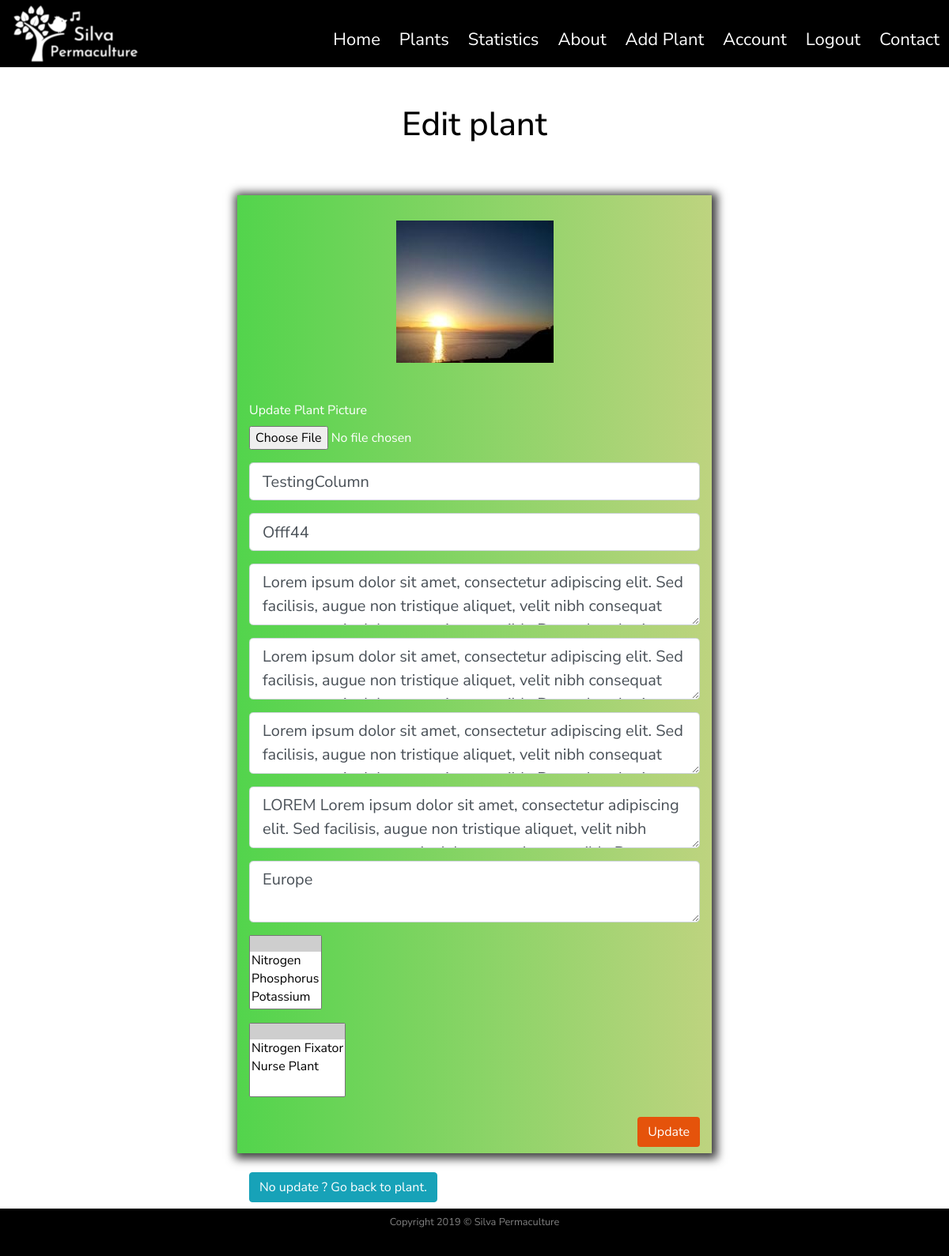
The page /plants/6/edit (signed in) on the database as committed earlier.
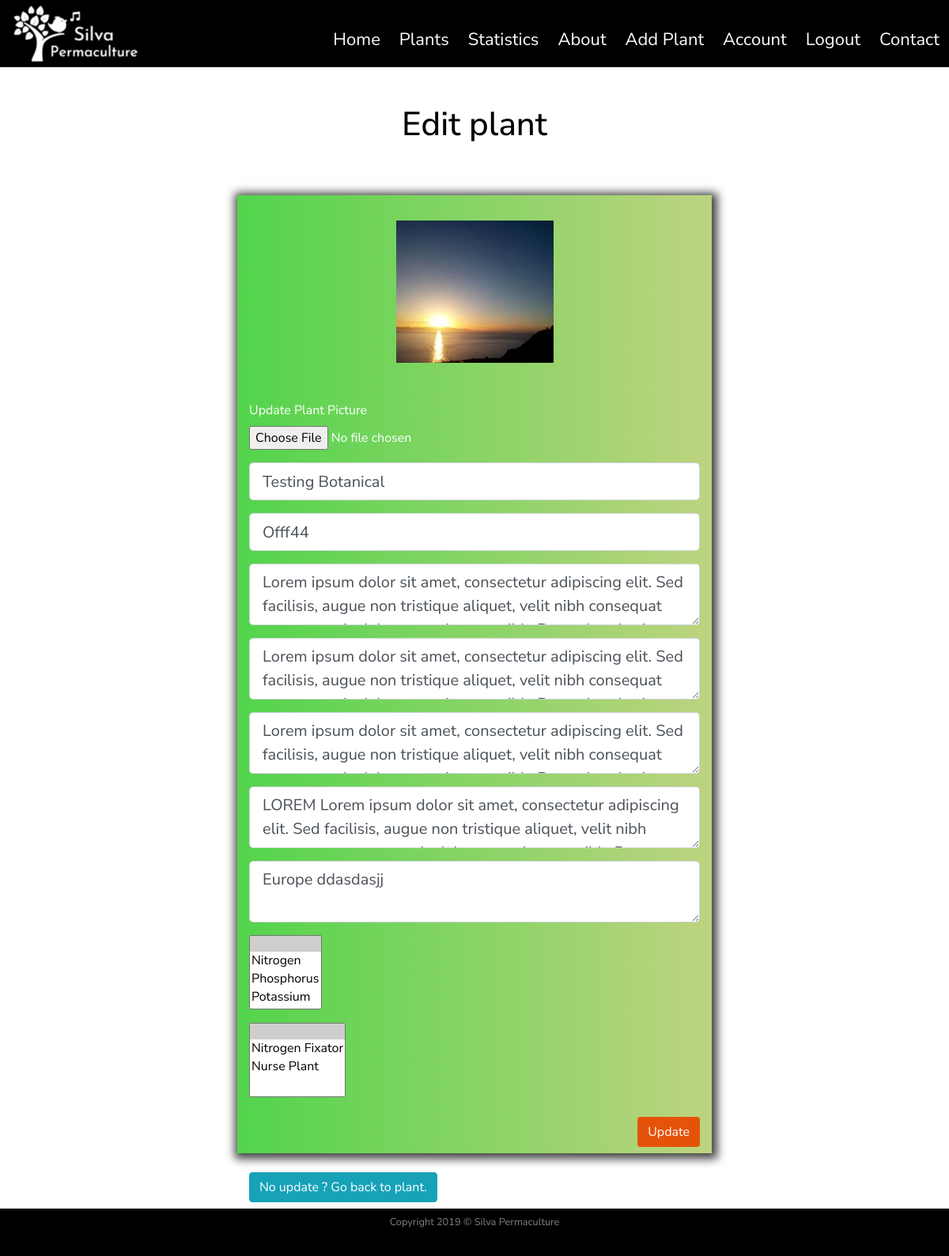
The same page on the database as committed later.
### silvapermaculture/models.py (models this page shows, shortened)
class SearchitMixin(object):
    @classmethod
    def search(cls, expression, page, per_page):
        ids, total = search_index(cls.__tablename__, expression, page, per_page)
        if total == 0:
            return cls.query.filter_by(id=0), 0
        when = []
        for i in range(len(ids)):
            when.append((ids[i],i))
        return cls.query.filter(cls.id.in_(ids)).order_by(
            db.case(when, value=cls.id)), total

class Plants(SearchitMixin, db.Model):
    __searchit__ = ['common_name', 'botanical_name', 'medicinal', 'region']
    id = db.Column(db.Integer, primary_key=True)
    common_name = db.Column(db.String(40), nullable=False)
    botanical_name = db.Column(db.String(80), unique=True, nullable=False)
    short_description = db.Column(db.Text, nullable=False)
    medicinal = db.Column(db.Text, nullable=False)
    other_uses = db.Column(db.Text, nullable=False)
    habitats = db.Column(db.Text, nullable=False)
    region = db.Column(db.Text, nullable=False)
    image_file = db.Column(db.String(20), default='default_plant_pic.jpg')
    date_added = db.Column(db.DateTime, nullable=False, default=datetime.utcnow)
    user_id = db.Column(db.Integer, db.ForeignKey('user.id'), nullable=False)
    dna = db.relationship('DNA', secondary = plants_dna_table)  # Dynamic_Nutrient_Accumulated
    nfn = db.relationship('NFN', secondary = plants_nfn_table)  # Nitrogen_Fixers_Nursing

### silvapermaculture/routes.py (the view)
@app.route("/plants/<int:plant_id>/edit", methods=['GET', 'POST'])
@login_required# User must be logged in to create a new plant
def update_plant(plant_id):
    plant = Plants.query.get_or_404(plant_id)
    if plant.author != current_user:
        abort(403)
    form = UpdatePlantForm()
    if form.validate_on_submit():
        if form.plantPic.data:
            picture_file = save_plant_picture(form.plantPic.data)
            plant.image_file = picture_file
        plant.common_name = form.common_name.data
        plant.botanical_name = form.botanical_name.data
        plant.short_description = form.short_description.data
        plant.medicinal = form.medicinal.data
        plant.habitats = form.habitats.data
        plant.other_uses = form.other_uses.data
        plant.region = form.region.data
        plant.dna = form.dna.data
        plant.nfn = form.nfn.data
        db.session.commit()
        flash(f'You have successfully updated the plant !', 'success')
        return redirect(url_for('plant', plant_id=plant.id))
    elif request.method == 'GET':
        form.common_name.data = plant.common_name
        form.botanical_name.data = plant.botanical_name
        form.short_description.data = plant.short_description
        form.medicinal.data = plant.medicinal
        form.habitats.data = plant.habitats
        form.other_uses.data = plant.other_uses
        form.region.data = plant.region
        form.dna.data = plant.dna
        form.nfn.data = plant.nfn
    back_to_plant = url_for('plant', plant_id=plant.id)
    image_file = url_for('static', filename='img/plants/' + plant.image_file)
    return render_template('update_plant.html', title='Update plant', image_file=image_file,
                           form=form, return_to_page=back_to_plant)

### silvapermaculture/forms.py (called while the page is built)
def enabled_dna():
    return DNA.query

def enabled_nfn():
    return NFN.query

### silvapermaculture/models.py (called while the page is built)
@login_manager.user_loader
def load_user(user_id):
    return User.query.get(int(user_id))

### silvapermaculture/templates/update_plant.html (shortened to what the changed rows need)
{% extends "layout.html" %}
    {% block content %}
        <div class="row my-3">
            <div class="col-12">
                <h1 class="text-center my-4 py-2" id="headingOther">Edit plant </h1>
            </div>
        </div>
        <div class="row">
            <div class="col-12 col-lg-6 mx-auto my-3" id="login">
                    <form id="registration" class="my-4" method="POST" action="" enctype="multipart/form-data">
                          <div class="form-group">
                              {% if form.common_name.errors %}
                                {{ form.common_name(class="form-control form-control-lg is-invalid") }}
                                <div class="invalid-feedback">
                                    {% for error in form.common_name.errors %}
                                        <span>{{ error }}</span>
                                    {% endfor %}
                                </div>
                              {% else %}
                              {{ form.common_name(class="form-control form-control-lg") }}
                              {% endif %}
                          </div>
                          <div class="form-group">
                              {% if form.botanical_name.errors %}
                                {{ form.botanical_name(class="form-control form-control-lg is-invalid") }}
                                <div class="invalid-feedback">
                                    {% for error in form.botanical_name.errors %}
                                        <span>{{ error }}</span>
                                    {% endfor %}
                                </div>
                              {% else %}
                              {{ form.botanical_name(class="form-control form-control-lg") }}
                              {% endif %}
                          </div>
                          <div class="form-group">
                              {% if form.short_description.errors %}
                                {{ form.short_description(class="form-control form-control-lg is-invalid") }}
                                <div class="invalid-feedback">
                                    {% for error in form.short_description.errors %}
                                        <span>{{ error }}</span>
                                    {% endfor %}
                                </div>
                              {% else %}
                              {{ form.short_description(class="form-control form-control-lg") }}
                              {% endif %}
                          </div>
                          <div class="form-group">
                              {% if form.medicinal.errors %}
                                {{ form.medicinal(class="form-control form-control-lg is-invalid") }}
                                <div class="invalid-feedback">
                                    {% for error in form.medicinal.errors %}
                                        <span>{{ error }}</span>
                                    {% endfor %}
                                </div>
                              {% else %}
                              {{ form.medicinal(class="form-control form-control-lg") }}
                              {% endif %}
                          </div>
                           <div class="form-group">
                              {% if form.habitats.errors %}
                                {{ form.habitats(class="form-control form-control-lg is-invalid") }}
                                <div class="invalid-feedback">
                                    {% for error in form.habitats.errors %}
                                        <span>{{ error }}</span>
                                    {% endfor %}
                                </div>
                              {% else %}
                              {{ form.habitats(class="form-control form-control-lg") }}
                              {% endif %}
                          </div>
                          <div class="form-group">
                              {% if form.other_uses.errors %}
                                {{ form.other_uses(class="form-control form-control-lg is-invalid") }}
                                <div class="invalid-feedback">
                                    {% for error in form.other_uses.errors %}
                                        <span>{{ error }}</span>
                                    {% endfor %}
                                </div>
                              {% else %}
                              {{ form.other_uses(class="form-control form-control-lg") }}
                              {% endif %}
                          </div>
                          <div class="form-group">
                              {% if form.region.errors %}
                                {{ form.region(class="form-control form-control-lg is-invalid") }}
                                <div class="invalid-feedback">
                                    {% for error in form.region.errors %}
                                        <span>{{ error }}</span>
                                    {% endfor %}
                                </div>
                              {% else %}
                              {{ form.region(class="form-control form-control-lg") }}
                              {% endif %}
                          </div>
                    </form>
            </div>
        </div>
    {% endblock content %} #Jinja2 allows to put the name of the block here so to know which block is closing if we have multiple.

Rows that differ between the two databases and show on the page:
changed Plants "Offf44": common_name "TestingColumn" → "Testing Botanical"; region "Europe" → "Europe ddasdasjj"
